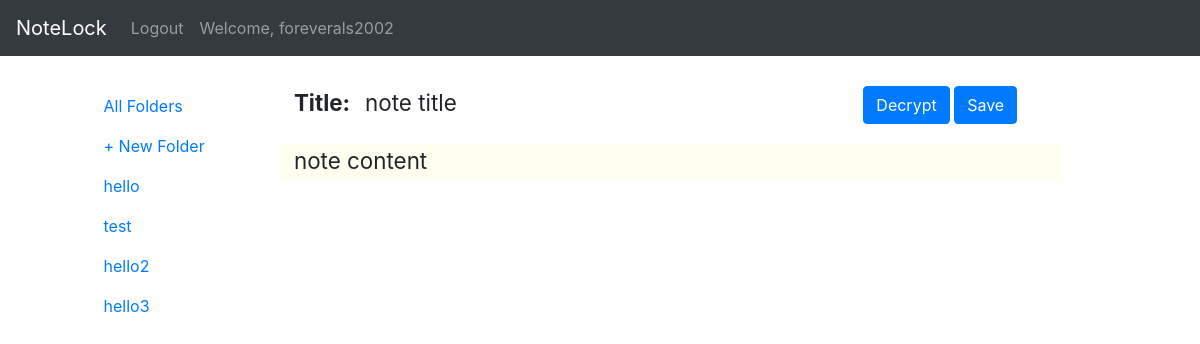
The page /create_note/hello (signed in) on the database its author committed.
### myApp/models.py (models this page shows, shortened)
class Folder(models.Model):
    folder_name = models.CharField(max_length=100)
    owner = models.ForeignKey(User, on_delete=models.CASCADE)
    date_last_used = models.DateTimeField(auto_now=True)

### myApp/views.py (the view)
# urls.py: path('create_note/<str:folder_name>', views.create_note_request),
def create_note_request(request, folder_name):
    if not request.user.is_authenticated:
        return redirect("/login/")
    folder_list = Folder.objects.filter(owner=request.user).order_by('-date_last_used')[:10]
    return render(request=request, template_name="myApp/new_note.html", context={"folder_list":folder_list, "folder_name":folder_name.strip(), "note_title":"note title", "note_content":"note content"})

### myApp/templates/myApp/new_note.html (shortened to what this page needs)
{% include "myApp/header.html" %}
{% block content %}
<div class="row justify-content-center">
  <div class="col-lg-10">
    <div class="row">
      <div class="col-lg-2" style="margin-top: 30px">
        <ul class="nav flex-column">
          <li class="nav-item">
            <a class="nav-link" href="/folders">All Folders</a>
          </li>
          <li class="nav-item">
            <a class="nav-link" href="javascript:create_folder()">+ New Folder</a>
          </li>
          {% for folder in folder_list %}
          <li class="nav-item">
            <a class="nav-link" href="/view_folder_content/{{ folder.folder_name }}">{{ folder.folder_name }}</a>
          </li>
          {% endfor %}
        </ul>
      </div>
      <div class="col-lg-10">
{% endblock %}
{% include "myApp/new_note_content.html" %}
      </div>
    </div>
  </div>
</div>
{% include "myApp/footer.html" %}

### myApp/templates/myApp/header.html (shortened to what this page needs)
<!DOCTYPE html>
<html lang="en" dir="ltr">
  <head>
  </head>
  <link rel="stylesheet" href="https://stackpath.bootstrapcdn.com/bootstrap/4.4.1/css/bootstrap.min.css">
  <body>
    <nav class="navbar navbar-expand-lg navbar-dark bg-dark">
      <a class="navbar-brand" href="/">NoteLock</a>
      <div class="collapse navbar-collapse" id="navbarText">
        <ul class="navbar-nav mr-auto">
          {% if user.is_authenticated %}
          <li class="nav-item">
            <a class="nav-link" href="/logout">Logout</a>
          </li>
          <li class="nav-item">
            <a class="nav-link" href="#">Welcome, {{user.username}}</a>
          </li>
          {% else %}
          <li class="nav-item">
            <a class="nav-link" href="/login">Login</a>
          </li>
          {% endif %}
        </ul>
      </div>
    </nav>

### rows shown on the page
Folder: folder_name "hello"
Folder: folder_name "test"
Folder: folder_name "hello2"
Folder: folder_name "hello3"

### other values the page prints
{{ user.username }} "foreverals2002"
{{ note_title }} "note title"
{{ note_content }} "note content"
